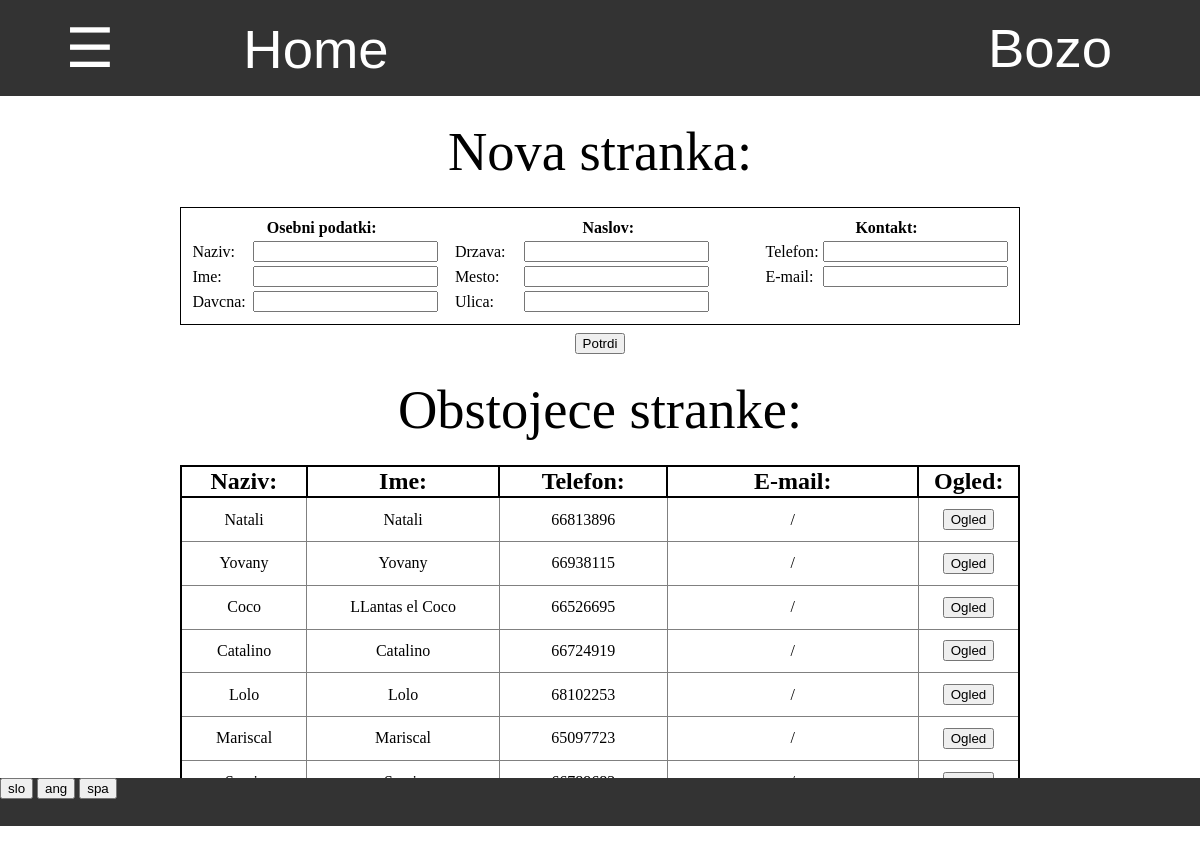
The app's page /prodaja/pregled_strank/ (signed in) with its own data.
### program/models.py (models this page shows)
class Profil(models.Model):
    user = models.OneToOneField(User,on_delete=models.CASCADE)
    jezik =  models.CharField(default="spa",max_length=3, choices=JEZIKI)

### prodaja/models.py (models this page shows, shortened)
class Stranka(models.Model):
    prodaja = models.ForeignKey(Prodaja, default=1, on_delete=models.CASCADE)
    naziv = models.CharField(default="", max_length=30)
    ime = models.CharField(default="", max_length=30)
    telefon = models.CharField(default="", max_length=20)
    mail = models.CharField(default="",max_length=40)
    naslov = models.OneToOneField(Naslov, on_delete=models.CASCADE, default=0)
    davcna = models.CharField(default="", max_length=30)
    status = models.CharField(default='aktivno',max_length=10)
    stevilo_kupljenih = models.IntegerField(default=0)
    skupna_cena_kupljenih = models.DecimalField(decimal_places=1,max_digits=5,default=0)

### prodaja/pviews.py (the view)
# urls.py: path('', pviews.pregled_strank, name='pregled_strank'),
def pregled_strank(request):
    stranke = Stranka.objects.all().filter(status = 'aktivno').order_by('skupna_cena_kupljenih')
    return pokazi_stran(request, 'prodaja/pregled_strank.html', {'stranke': stranke})

### prodaja/pviews.py (called while the page is built)
def vrni_slovar(request):
    with open('slovar.json') as dat:
        slovar = json.load(dat)
    return slovar

def pokazi_stran(request, html, baze={}):
    slovar = {'zaloga':zaloga,'program':program,'slovar':vrni_slovar(request),'jezik':request.user.profil.jezik}
    slovar.update(baze)
    return render(request, html, slovar)

### program/models.py (called while the page is built)
    @property
    def vrni_jezike(self):
        return JEZIKI

### zaloga/templatetags/zaloga_exstras.py (called while the page is built)
@register.filter
def keyvalue(dict, key):
    return dict[key]

### prodaja/templates/prodaja/pregled_strank.html (shortened to what this page needs)
{% extends 'program/base.html' %}
{% load zaloga_exstras %}
{% block content %}
    {% if perms.prodaja.add_stranka %}
    <div class="title" style="margin-top:2%;font-size:5vh">
        {{slovar|keyvalue:'Nova stranka'|keyvalue:jezik}}:
    </div>
    <div style="display:inline-block;width:70%;text-align:center;margin-top:2%">
        <table style="padding:1%;border:1px solid black" class="tabela_podatkov">
            <tr>
                <th width="33%" colspan="2"> {{slovar|keyvalue:'Osebni podatki'|keyvalue:jezik}}: </th>
                <th width="42%" colspan="2"> {{slovar|keyvalue:'Naslov'|keyvalue:jezik}}: </th>
                <th width="25%" colspan="2"> {{slovar|keyvalue:'Kontakt'|keyvalue:jezik}}: </th>
            </tr>
            <tr>
                <td> {{slovar|keyvalue:'Naziv'|keyvalue:jezik}}: </td>
                <td> <input form="nova_stranka" name="naziv" type="text" required autocomplete="off"> </td>
                <td> {{slovar|keyvalue:'Drzava'|keyvalue:jezik}}: </td>
                <td> <input form="nova_stranka" name="drzava" type="text" required autocomplete="off"> </td>
                <td> {{slovar|keyvalue:'Telefon'|keyvalue:jezik}}: </td>
                <td> <input form="nova_stranka" name="telefon" type="text" autocomplete="off"> </td>
            </tr>
            <tr>
                <td> {{slovar|keyvalue:'Ime'|keyvalue:jezik}}: </td>
                <td> <input form="nova_stranka" name="ime" type="text" required autocomplete="off"> </td>
                <td> {{slovar|keyvalue:'Mesto'|keyvalue:jezik}}: </td>
                <td> <input form="nova_stranka" name="mesto" type="text" required autocomplete="off"> </td>
                <td> {{slovar|keyvalue:'E-mail'|keyvalue:jezik}}: </td>
                <td> <input form="nova_stranka" name="mail" type="text" autocomplete="off"> </td>
            </tr>
            <tr>
                <td> {{slovar|keyvalue:'Davcna'|keyvalue:jezik}}: </td>
                <td> <input form="nova_stranka" name="davcna" type="text" autocomplete="off"> </td>
                <td> {{slovar|keyvalue:'Ulica'|keyvalue:jezik}}: </td>
                <td> <input form="nova_stranka" name="naslov" type="text" required autocomplete="off"> </td>
            </tr>
        </table>
        <form id="nova_stranka" action="{% url 'nova_stranka' %}" method="POST">
            <input type="submit" value="{{slovar|keyvalue:'Potrdi'|keyvalue:jezik}}">
        </form>
    </div>
    {% endif %}
    <div class="title" style="font-size:5vh;margin:2%;">
        {{slovar|keyvalue:'Obstojece stranke'|keyvalue:jezik}}:
    </div>
    <div style="display:inline-block;width:70%;text-align:center">
        <table class="tabela_vnosov">
            <tr>
                <th width="15%"> {{slovar|keyvalue:'Naziv'|keyvalue:jezik}}: </th>
                <th width="23%"> {{slovar|keyvalue:'Ime'|keyvalue:jezik}}: </th>
                <th width="20%"> {{slovar|keyvalue:'Telefon'|keyvalue:jezik}}: </th>
                <th width="30%"> {{slovar|keyvalue:'E-mail'|keyvalue:jezik}}: </th>
                <th width="12%"> {{slovar|keyvalue:'Ogled'|keyvalue:jezik}}: </th>
            </tr>
            {% for stranka in stranke %}
                <tr>
                    <td> {{stranka.naziv}} </td>
                    <td> {{stranka.ime}} </td>
                    <td> {{stranka.telefon}} </td>
                    <td style="overflow:hidden"> {{stranka.mail}} </td>
                    <td>
                        <form action="{% url 'ogled_stranke' stranka.pk %}" method="GET">
                            <input type="submit" value="{{slovar|keyvalue:'Ogled'|keyvalue:jezik}}">
                        </form>
                    </td>
                </tr>
            {% endfor %}
        </table>
    </div>
{% endblock %}

### program/templates/css/navbar.html (shortened to what this page needs)
{% load zaloga_exstras %}
<div id="navbar" class="navbar">
    <button onclick="odpri()" class="nav" style="width:15%"> ☰ </button>
    <a style="width:20%" href="/">Home</a>
    <div class="racun dropdown" id="racun">
        <button class="dropbtn" >{{ user.get_username }}
        </button>
    </div>
</div>

### program/static/css/footer.css (style rules this page uses)
div { margin: 0%; padding: 0%; }
div input { margin: 0%; }
div form { margin:0%; padding: 0% }

### program/templates/program/base.html (style rules this page uses)
body { margin: 0%; padding: 0%; overflow:hidden; }
div { margin: 0%; padding: 0%; }

### program/templates/css/tabele.html (style rules this page uses)
table.tabela_vnosov { width:100%; border-spacing:0; border: 2px solid black; border-collapse: collapse; padding:0.5% }
table.tabela_vnosov th { border: 2px solid black; border-collapse: collapse; font-size: 150%; }
table.tabela_vnosov td { font-size: 100%; text-align: center; border: 1px solid grey; padding: 1vmin; border-collapse: collapse; }
table.tabela_podatkov { width:100%; margin-bottom:1%; }

### program/templates/css/navbar.html (style rules this page uses)
.navbar { overflow: hidden; background-color: #333; font-family: Arial; height:12% }
.navbar a { float: left; font-size: 5vmin; color: white; text-align: center; padding: 18px 16px; text-decoration:none; height:100%; }
.navbar .dropdown, .nav { float: left; height:100%; width:100%; margin:0; overflow:hidden; }
.navbar .dropdown .dropbtn, .nav { font-size: 5vmin; border: none; outline: none; color: white; padding: 12px 16px; width:100%; height:100%; background-color: inherit; font-family: inherit; margin: 0; }
.navbar .racun { float:right; width:300px; overflow:hidden }

### records on screen
Profil: jezik "Nova stranka", jezik "Osebni podatki", jezik "Naslov", jezik "Kontakt", jezik "Naziv", jezik "Drzava", jezik "Telefon", jezik "Ime", jezik "Mesto", jezik "E-mail", jezik "Davcna", jezik "Ulica", jezik "Potrdi", jezik "Obstojece stranke", jezik "Ogled"
Stranka: naziv "Natali", ime "Natali", telefon "66813896", mail "/"
Stranka: naziv "Yovany", ime "Yovany", telefon "66938115", mail "/"
Stranka: naziv "Coco", ime "LLantas el Coco", telefon "66526695", mail "/"
Stranka: naziv "Catalino", ime "Catalino", telefon "66724919", mail "/"
Stranka: naziv "Lolo", ime "Lolo", telefon "68102253", mail "/"
Stranka: naziv "Mariscal", ime "Mariscal", telefon "65097723", mail "/"

### other values on screen
{{ user.get_username }} "Bozo"
